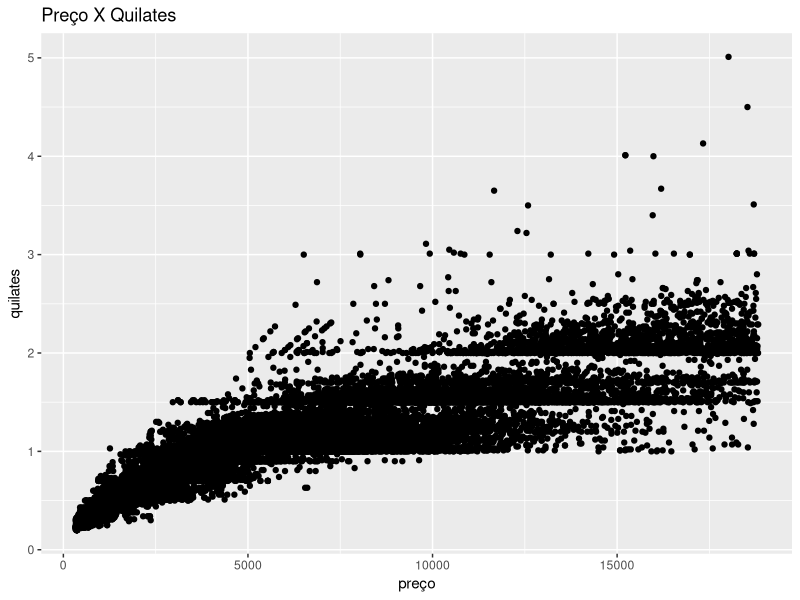
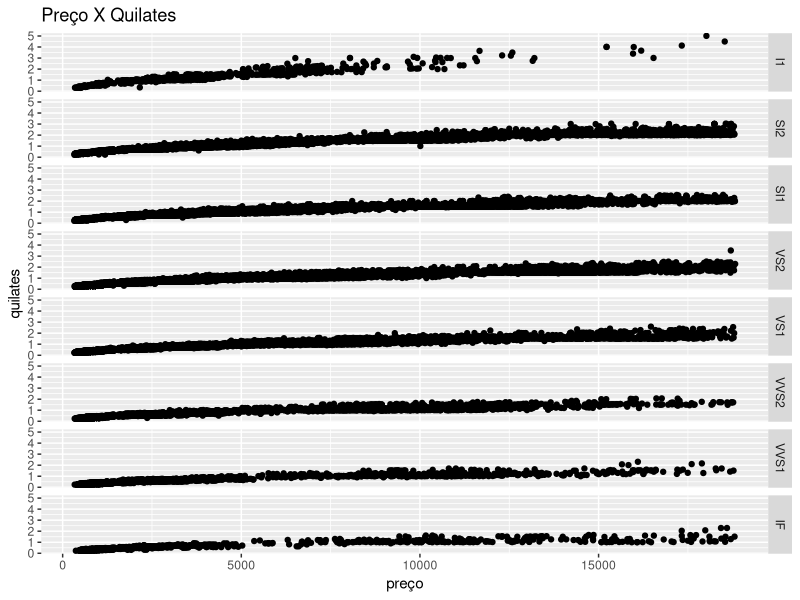
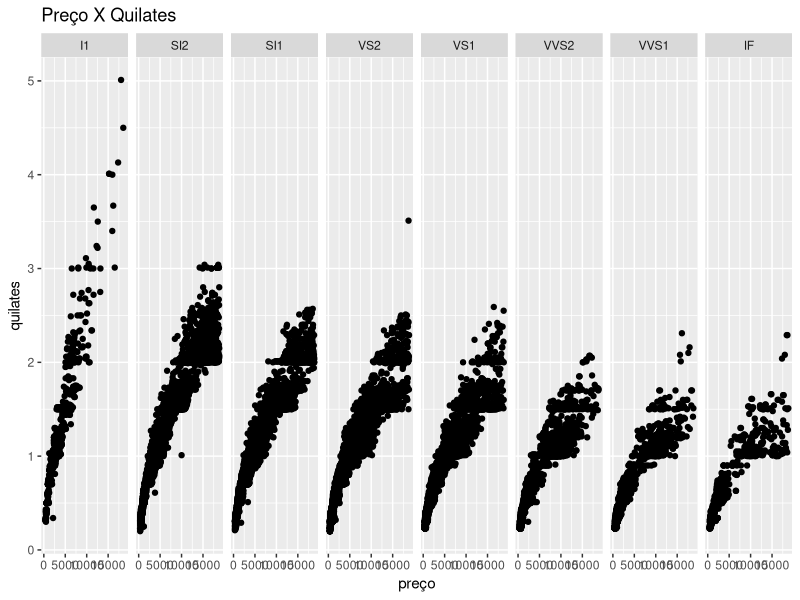
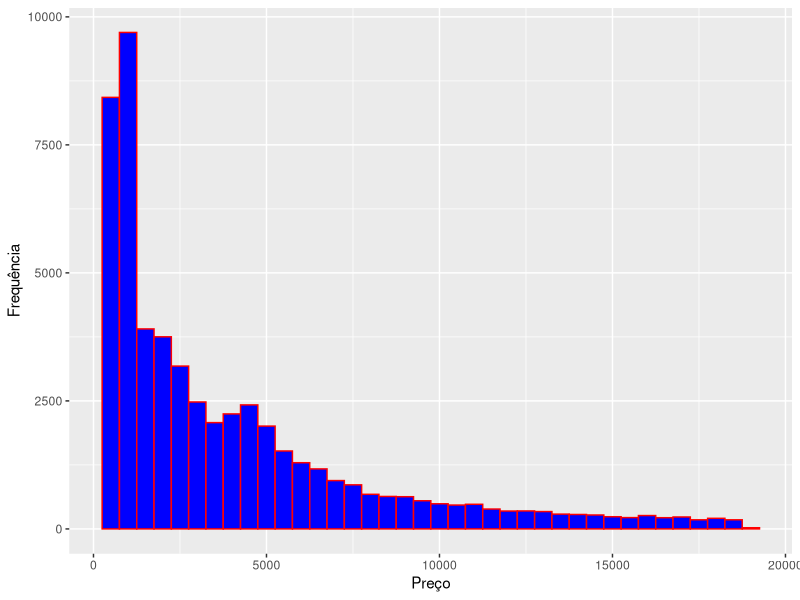
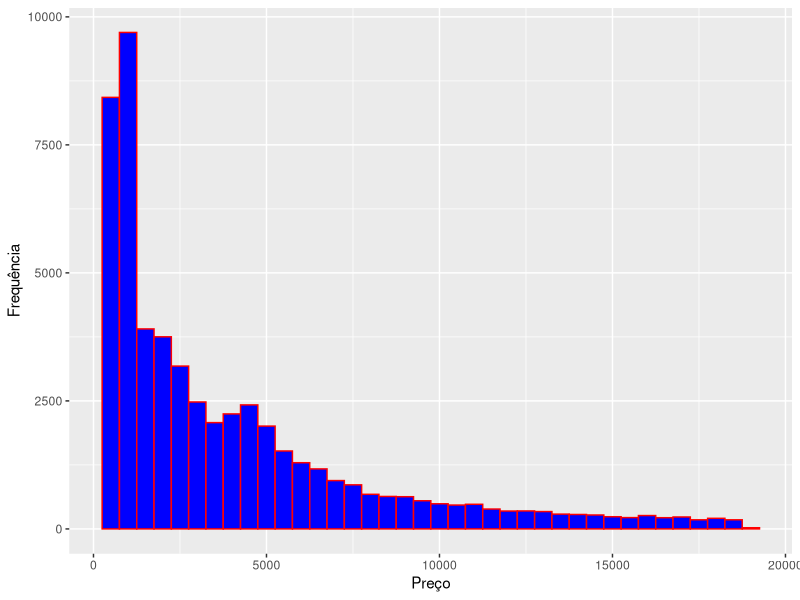
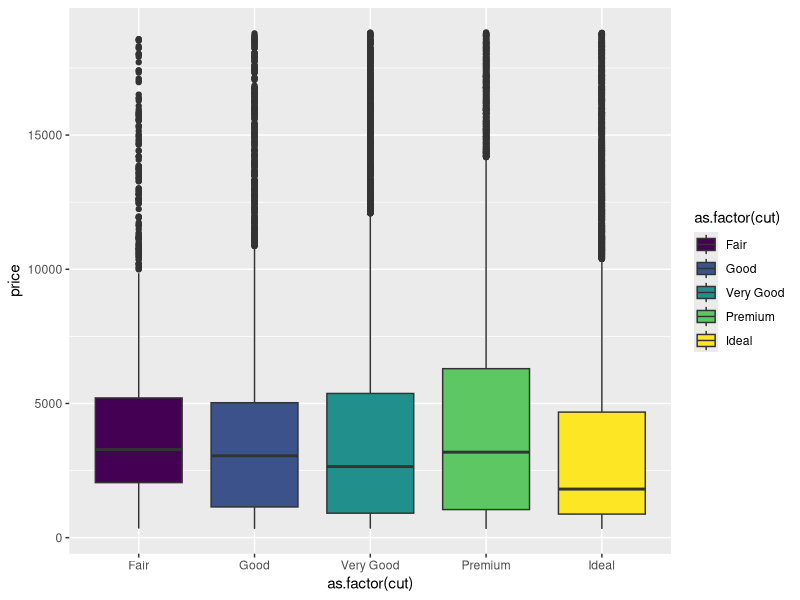
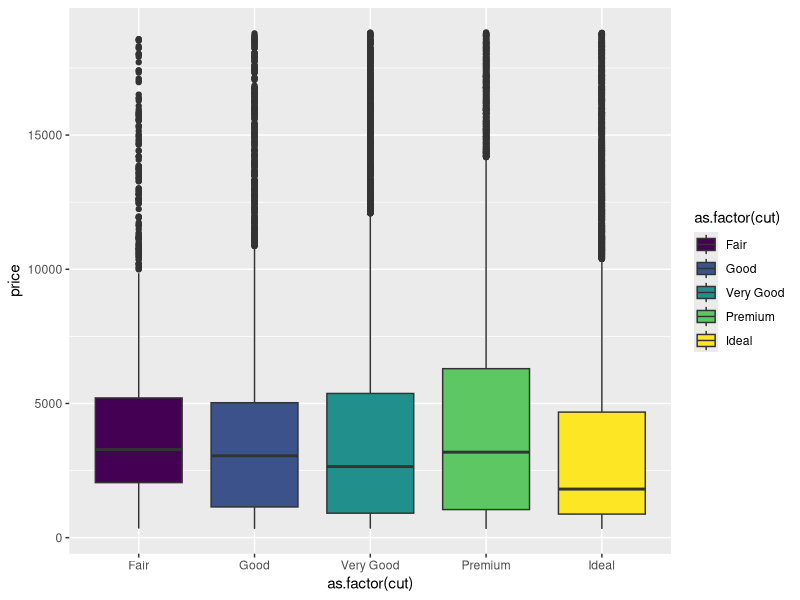
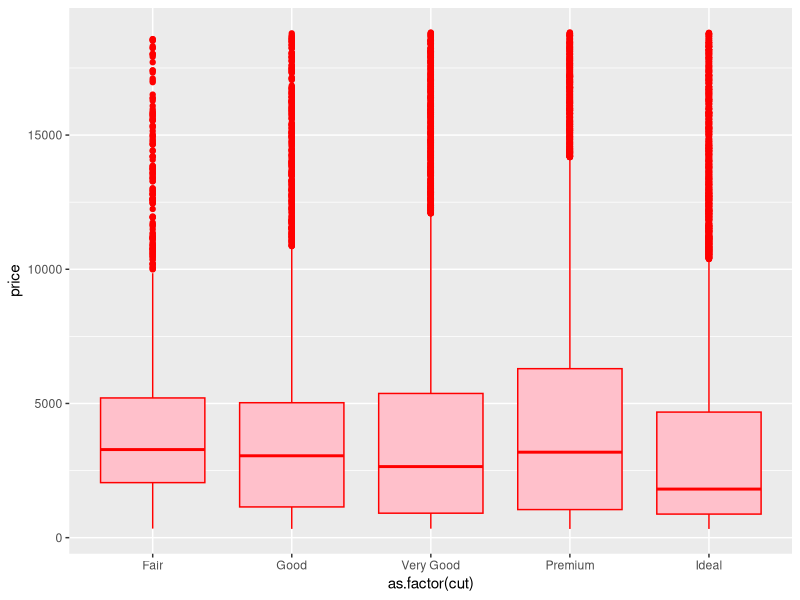

Source code (R) for these figures, in order:
## ---- chunk 1
library(ggplot2)

## ---- chunk 2
help(diamonds)

?geom_point
?xlab()

## ---- chunk 3
ggplot(data = diamonds, aes(x = price, y = carat)) + 
  geom_point() + xlab("preço") + ylab("quilates") +labs(title = "Preço X Quilates") 

## ---- chunk 4
ggplot(data = diamonds, aes(x = price, y = carat)) + 
  geom_point() + xlab("preço") + ylab("quilates") +labs(title = "Preço X Quilates") +
  facet_grid(clarity ~ .)

ggplot(data = diamonds, aes(x = price, y = carat)) + 
  geom_point() + xlab("preço") + ylab("quilates") +labs(title = "Preço X Quilates") +
  facet_grid(. ~ clarity)

## ---- chunk 5
  ggplot(data = diamonds, aes(x = price)) + 
  geom_histogram(fill=I("blue"),binwidth = 500,col=I("red")) +
  xlab("Preço") +
  ylab("Frequência")

## ---- chunk 6
ggplot(data = diamonds, aes(x = price)) + 
  geom_histogram(fill=I("blue"),binwidth = 500,col=I("red")) +
  xlab("Preço") +
  ylab("Frequência")


## ---- chunk 7
ggplot(data = diamonds, aes(x = as.factor(cut), y = price, fill = as.factor(cut))) + geom_boxplot()

## ---- chunk 8
ggplot(data = diamonds, aes(x = as.factor(cut), y = price, fill = as.factor(cut))) + geom_boxplot()

ggplot(data = diamonds, aes(x = as.factor(cut), y = price)) + 
  geom_boxplot(color = "red", fill = "pink")

?geom_bar

## ---- chunk 9
ggplot(data = diamonds, aes(x = as.factor(cut), fill = as.factor(cut))) + 
  geom_bar() +
  labs(fill = "corte")

